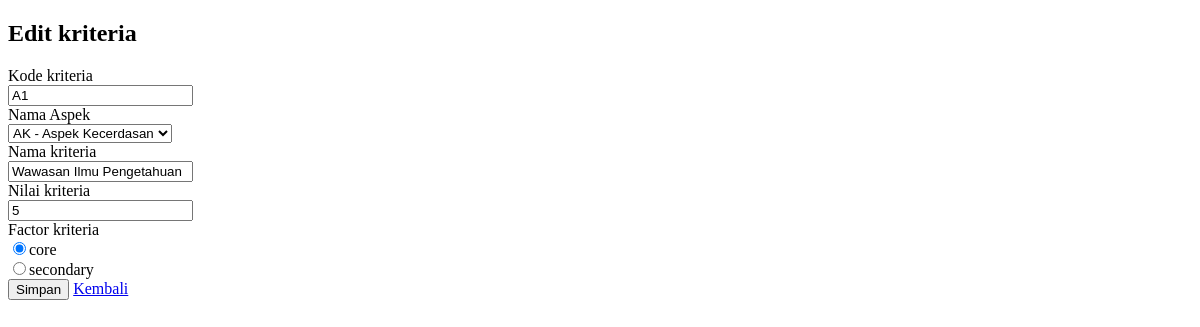
Before: /kriteria/kriteriaedit.php?kode_kriteria=A1 with the older database file.
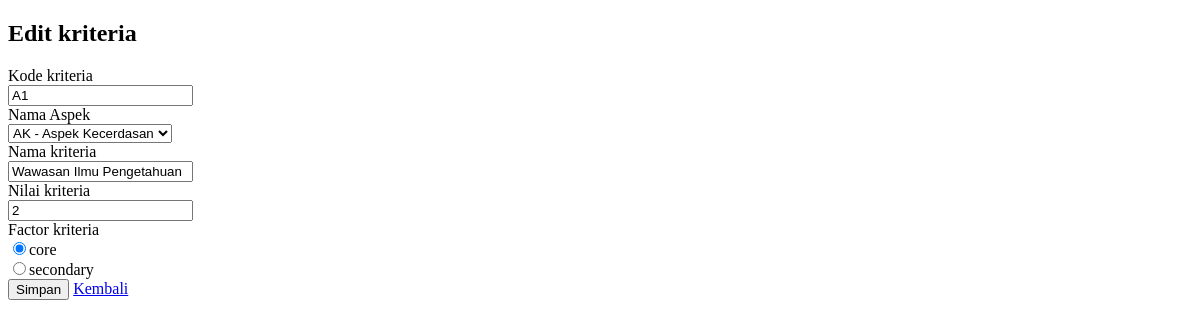
After: the same page with the newer database file.
### tables this page shows
CREATE TABLE IF NOT EXISTS `tbl_kriteria` (
  `kode_aspek` varchar(2) NOT NULL,
  `kode_kriteria` varchar(2) NOT NULL,
  `nama_kriteria` varchar(30) NOT NULL,
  `nilai_kriteria` int(11) NOT NULL,
  `factor_kriteria` enum('1','2') DEFAULT NULL COMMENT '1=Core;2=Secondary'
);

### kriteria/kriteriaedit.php (the view, shortened to what this page needs)
<html>
	<body>
	<?php
	if(isset($_GET['kode_kriteria'])){
		$kode_kriteria = $_GET['kode_kriteria'];
		$select = mysqli_query($koneksi, "SELECT * FROM tbl_kriteria WHERE kode_kriteria='$kode_kriteria'") or die(mysqli_error($koneksi));
		if(mysqli_num_rows($select) == 0){
			echo '<div class="alert alert-warning">ID tidak ada dalam database.</div>';
			exit();
		}else{
			$data = mysqli_fetch_assoc($select);
		}
	}
	?>
	 <div class="container" style="margin-top:20px">
			<h2 class="border-bottom">Edit kriteria</h2>
	 	<form action="index.php?page=kriteriaedit&kode_kriteria=<?php echo $kode_kriteria; ?>" class="form-group" method="post">
		<div class="form-group row">
			<label class="col-sm-2 col-form-label">Kode kriteria</label>
			<div class="col-sm-4">
				<input type="text" class="form-control" name="kode_kriteria" value="<?php echo $data['kode_kriteria']; ?>"required />
			</div>
		</div>
		<div class="form-group row">
			<label class="col-sm-2 col-form-label">Nama Aspek</label>
			<div class="col-sm-4">
				<select id="kode_aspek" name="kode_aspek" class="form-control col-sm-8">
						<?php
						$sql_aspek = mysqli_query($koneksi, "SELECT * FROM tbl_aspek") or die (mysqli_error($koneksi));
						while ($data_aspek = mysqli_fetch_object($sql_aspek)) {
							echo "<option value='".$data_aspek->kode_aspek."'>".$data_aspek->kode_aspek." - ".$data_aspek->nama_aspek."</option>";
						}
						 ?>
	 			</select>
			</div>
		</div>
		<div class="form-group row">
			<label class="col-sm-2 col-form-label">Nama kriteria</label>
			<div class="col-sm-4">
				<input type="text" class="form-control" name="nama_kriteria" value="<?php echo $data['nama_kriteria']; ?>"required />
			</div>
		</div>
		<div class="form-group row">
			<label class="col-sm-2 col-form-label">Nilai kriteria</label>
			<div class="col-sm-4">
				<input type="text" class="form-control" name="nilai_kriteria" value="<?php echo $data['nilai_kriteria']; ?>"required />
			</div>
		</div>
		<div class="form-group row">
			<label class="col-sm-2 col-form-label">Factor kriteria</label>
				<div class="col-sm-4">
					<div class="form-check">
					  <input class="form-check-input" type="radio" name="factor_kriteria" value="1" <?php if($data['factor_kriteria']=='1') echo 'checked'?>><label>core</label>
					</div>
					<div class="form-check">
					  <input class="form-check-input" type="radio" name="factor_kriteria" value="2" <?php if($data['factor_kriteria']=='2') echo 'checked'?>><label>secondary</label>
				</div>
		</div>
	<div class="row justify-content-start col-md-10">
		<button type="submit" class="btn btn-primary" name="submit" value="Simpan"><i class="fas fa-save"></i> Simpan</button>
	   <a href="index.php?page=kriteria" class="btn btn-danger" ><i class="fas fa-arrow-left"></i> Kembali</a>
	</div>
	  	</form>
		</div>
	</body>
</html>

Changed rows visible on the page:
changed tbl_kriteria "Wawasan Ilmu Pengetahuan": nilai_kriteria "5" → "2"
